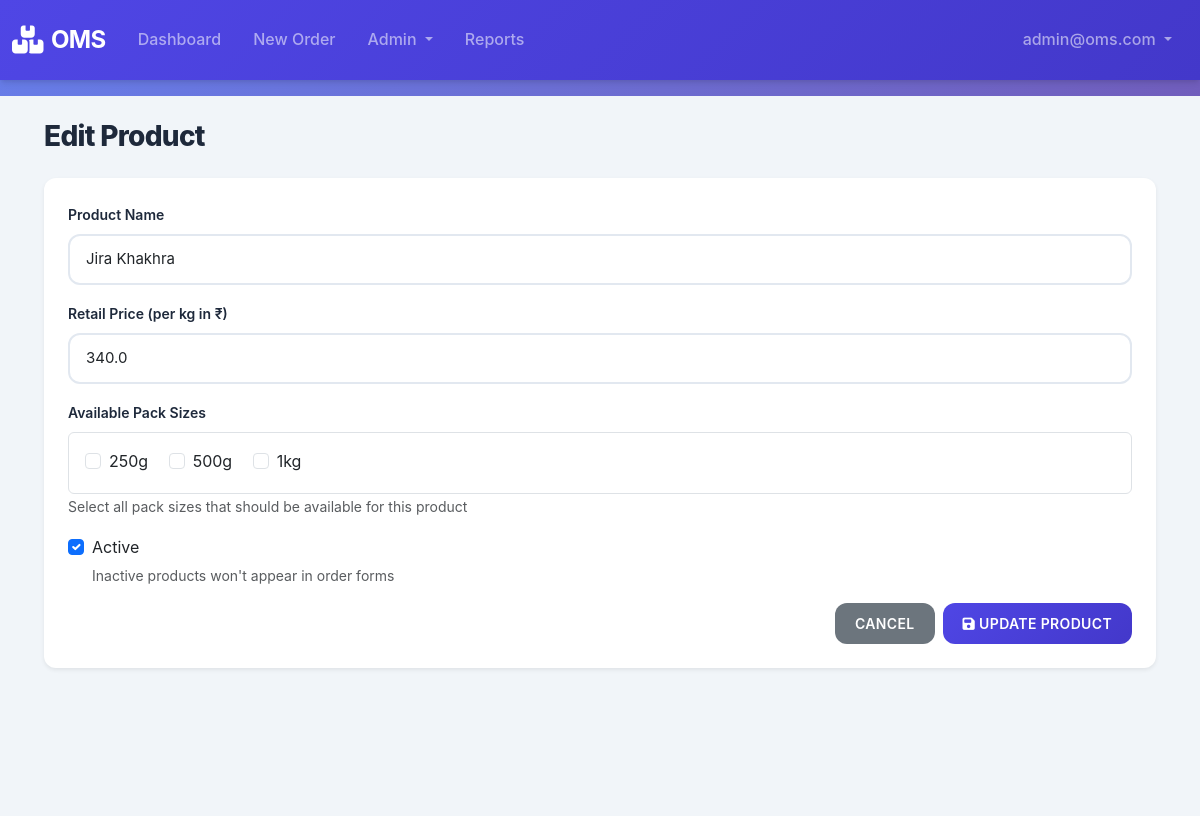
Screenshot of /product/1/edit (signed in) with the database file from the repository.
### models.py (models this page shows, shortened)
class User(UserMixin, db.Model):
    __tablename__ = 'users'
    id = db.Column(db.Integer, primary_key=True)
    email = db.Column(db.String(120), unique=True, nullable=False, index=True)
    password_hash = db.Column(db.String(256), nullable=False)
    role = db.Column(db.Enum('admin', 'order_taker'), nullable=False, default='order_taker')
    created_at = db.Column(db.DateTime, default=datetime.utcnow)
    orders_created = db.relationship('Order', backref='creator', lazy='dynamic')

class Product(db.Model):
    __tablename__ = 'products'
    id = db.Column(db.Integer, primary_key=True)
    name = db.Column(db.String(200), nullable=False, index=True)
    retail_price = db.Column(db.Float, nullable=False)
    pack_sizes = db.Column(db.Text, nullable=False)  # JSON string storing available sizes
    is_active = db.Column(db.Boolean, default=True)
    def get_pack_sizes(self):
        if self.pack_sizes:
            return json.loads(self.pack_sizes)
        return []

### app.py (the view, shortened to what this page needs)
    @app.route('/product/<int:product_id>/edit', methods=['GET', 'POST'])
    @login_required
    @role_required('admin')
    def edit_product(product_id):
        product = Product.query.get_or_404(product_id)
        return render_template('product_form.html', product=product)

### templates/product_form.html (shortened to what this page needs)
{% extends "base.html" %}
{% block content %}
<div class="container">
    <h1 class="h3 mb-4">{{ 'Edit' if product else 'Add' }} Product</h1>
    <div class="card shadow-sm">
        <div class="card-body">
            <form method="POST">
                <div class="mb-3">
                    <label for="name" class="form-label">Product Name</label>
                    <input type="text" class="form-control" id="name" name="name"
                           value="{{ product.name if product else '' }}" required>
                </div>
                <div class="mb-3">
                    <label for="retail_price" class="form-label">Retail Price (per kg in ₹)</label>
                    <input type="number" class="form-control" id="retail_price" name="retail_price"
                           value="{{ product.retail_price if product else '' }}" step="0.01" min="0" required>
                </div>
                <div class="mb-3">
                    <label class="form-label">Available Pack Sizes</label>
                    <div class="border rounded p-3">
                        <div class="form-check form-check-inline">
                            <input class="form-check-input" type="checkbox" name="pack_sizes" value="0.25" id="size_250"
                                   {% if product and 0.25 in product.get_pack_sizes() %}checked{% endif %}>
                            <label class="form-check-label" for="size_250">250g</label>
                        </div>
                        <div class="form-check form-check-inline">
                            <input class="form-check-input" type="checkbox" name="pack_sizes" value="0.5" id="size_500"
                                   {% if product and 0.5 in product.get_pack_sizes() %}checked{% endif %}>
                            <label class="form-check-label" for="size_500">500g</label>
                        </div>
                        <div class="form-check form-check-inline">
                            <input class="form-check-input" type="checkbox" name="pack_sizes" value="1.0" id="size_1kg"
                                   {% if product and 1.0 in product.get_pack_sizes() %}checked{% endif %}>
                            <label class="form-check-label" for="size_1kg">1kg</label>
                        </div>
                    </div>
                    <small class="text-muted">Select all pack sizes that should be available for this product</small>
                </div>
                {% if product %}
                <div class="mb-3 form-check">
                    <input type="checkbox" class="form-check-input" id="is_active" name="is_active"
                           {% if product.is_active %}checked{% endif %}>
                    <label class="form-check-label" for="is_active">Active</label>
                    <small class="form-text text-muted d-block">Inactive products won't appear in order forms</small>
                </div>
                {% endif %}
                <div class="d-grid gap-2 d-md-flex justify-content-md-end">
                    <a href="{{ url_for('manage_products') }}" class="btn btn-secondary">Cancel</a>
                    <button type="submit" class="btn btn-primary">
                        <i class="fas fa-save"></i> {{ 'Update' if product else 'Create' }} Product
                    </button>
                </div>
            </form>
        </div>
    </div>
</div>
{% endblock %}

### templates/base.html (shortened to what this page needs)
<!DOCTYPE html>
<html lang="en">
<head>
    <link href="https://cdn.jsdelivr.net/npm/bootstrap@5.3.0/dist/css/bootstrap.min.css" rel="stylesheet">
    <link rel="stylesheet" href="https://cdnjs.cloudflare.com/ajax/libs/font-awesome/6.4.0/css/all.min.css">
    <link rel="stylesheet" href="{{ url_for('static', filename='css/style.css') }}">
</head>
<body class="bg-light">
    {% if current_user.is_authenticated %}
    <nav class="navbar navbar-expand-lg navbar-dark bg-primary">
        <div class="container-fluid">
            <a class="navbar-brand" href="{{ url_for('dashboard') }}">
                <i class="fas fa-boxes"></i> OMS
            </a>
            <div class="collapse navbar-collapse" id="navbarNav">
                <ul class="navbar-nav me-auto">
                    <li class="nav-item">
                        <a class="nav-link" href="{{ url_for('dashboard') }}">Dashboard</a>
                    </li>
                    <li class="nav-item">
                        <a class="nav-link" href="{{ url_for('create_order') }}">New Order</a>
                    </li>
                    {% if current_user.role == 'admin' %}
                    <li class="nav-item dropdown">
                        <a class="nav-link dropdown-toggle" href="#" id="adminDropdown" role="button" data-bs-toggle="dropdown">
                            Admin
                        </a>
                    </li>
                    {% endif %}
                    <li class="nav-item">
                        <a class="nav-link" href="{{ url_for('reports') }}">Reports</a>
                    </li>
                </ul>
                <ul class="navbar-nav">
                    <li class="nav-item dropdown">
                        <a class="nav-link dropdown-toggle" href="#" id="userDropdown" role="button" data-bs-toggle="dropdown">
                            {{ current_user.email }}
                        </a>
                    </li>
                </ul>
            </div>
        </div>
    </nav>
    {% endif %}
    <main class="{% if current_user.is_authenticated %}container-fluid py-4{% endif %}">
        {% block content %}{% endblock %}
    </main>
</body>
</html>

### static/css/style.css (style rules this page uses)
:root { --primary-color: #4f46e5; --primary-dark: #4338ca; --secondary-color: #64748b; --success-color: #10b981; --warning-color: #f59e0b; --danger-color: #ef4444; --light-bg: #f1f5f9; --card-bg: #ffffff; --text-primary: #1e293b; --text-secondary: #64748b; --border-color: #e2e8f0; --shadow-sm: 0 1px 2px 0 rgba(0, 0, 0, 0.05); --shadow-md: 0 4px 6px -1px rgba(0, 0, 0, 0.1), 0 2px 4px -1px rgba(0, 0, 0, 0.06); --shadow-lg: 0 10px 15px -3px rgba(0, 0, 0, 0.1), 0 4px 6px -2px rgba(0, 0, 0, 0.05); --radius: 0.75rem; }
* { box-sizing: border-box; }
body { font-family: 'Inter', -apple-system, BlinkMacSystemFont, 'Segoe UI', Roboto, sans-serif; background: linear-gradient(135deg, #667eea 0%, #764ba2 100%); background-attachment: fixed; color: var(--text-primary); line-height: 1.6; }
.navbar { background: linear-gradient(135deg, var(--primary-color) 0%, var(--primary-dark) 100%) !important; box-shadow: var(--shadow-md); padding: 1rem 0; backdrop-filter: blur(10px); }
.navbar-brand { font-weight: 700; font-size: 1.5rem; letter-spacing: -0.025em; display: flex; align-items: center; gap: 0.5rem; }
.navbar-brand i { font-size: 1.75rem; }
.nav-link { font-weight: 500; padding: 0.5rem 1rem !important; border-radius: var(--radius); transition: all 0.2s ease; }
main.container-fluid { background-color: var(--light-bg); min-height: calc(100vh - 80px); padding: 2rem; }
.card { border: none; border-radius: var(--radius); box-shadow: var(--shadow-md); background: var(--card-bg); transition: all 0.3s ease; overflow: hidden; }
.card-body { padding: 1.5rem; }
.btn { border-radius: var(--radius); font-weight: 600; padding: 0.625rem 1.25rem; transition: all 0.2s ease; border: none; text-transform: uppercase; font-size: 0.875rem; letter-spacing: 0.025em; }
.btn-primary { background: linear-gradient(135deg, var(--primary-color) 0%, var(--primary-dark) 100%); }
.form-control, .form-select { border-radius: var(--radius); border: 2px solid var(--border-color); padding: 0.75rem 1rem; font-size: 0.9375rem; transition: all 0.2s ease; background-color: #fff; }
.form-label { font-weight: 600; color: var(--text-primary); margin-bottom: 0.5rem; font-size: 0.875rem; }
h1.h3 { font-weight: 800; color: var(--text-primary); letter-spacing: -0.025em; margin-bottom: 1.5rem; }
.card { animation: fadeIn 0.3s ease-out; }

### rows the page displays
User: email "admin@oms.com"
Product: name "Jira Khakhra", retail_price "340.0", is_active "☑"

### other values shown
{{ 'Edit' if product else 'Add' }} "Edit"
{{ 'Update' if product else 'Create' }} "UPDATE"
